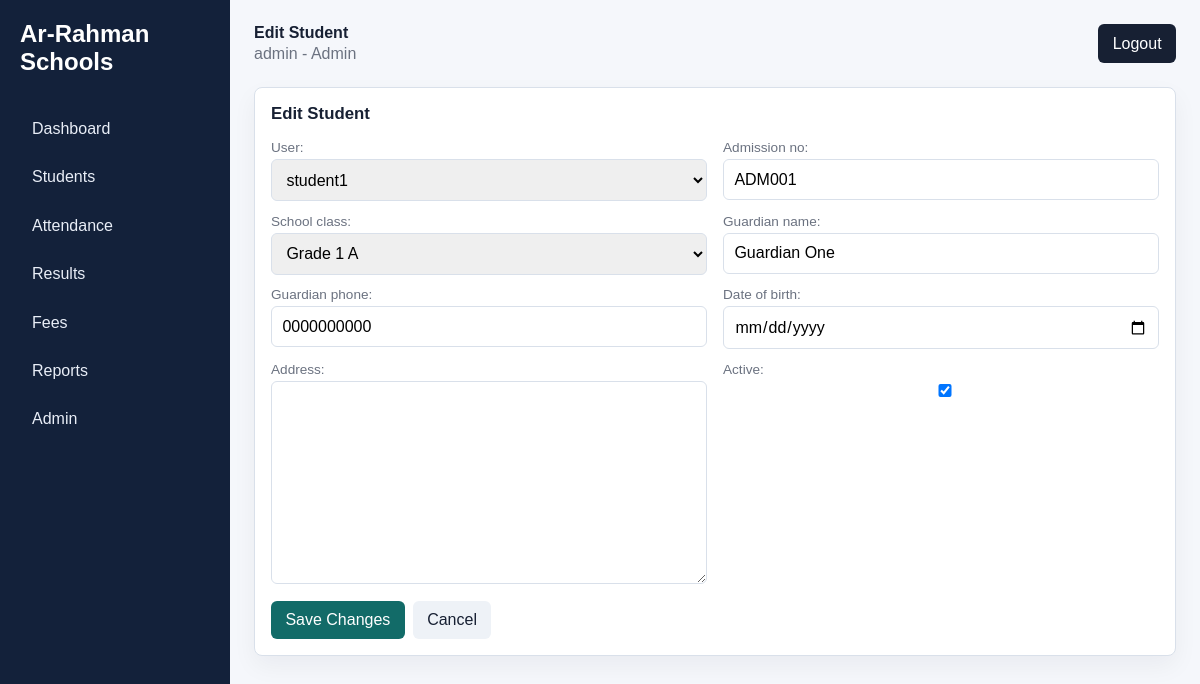
Screenshot of /students/1/edit/ (signed in) with the database file from the repository.
### accounts/models.py (models this page shows, shortened)
class User(AbstractUser):
    class Role(models.TextChoices):
        ADMIN = "ADMIN", "Admin"
        TEACHER = "TEACHER", "Teacher"
        STUDENT = "STUDENT", "Student"
    role = models.CharField(max_length=20, choices=Role.choices, default=Role.STUDENT)
    @property
    def is_admin_role(self):
        return self.role == self.Role.ADMIN or self.is_superuser
    @property
    def is_student_role(self):
        return self.role == self.Role.STUDENT

### academics/models.py (models this page shows, shortened)
class StudentProfile(models.Model):
    user = models.OneToOneField(settings.AUTH_USER_MODEL, on_delete=models.CASCADE, related_name="student_profile")
    admission_no = models.CharField(max_length=30, unique=True)
    school_class = models.ForeignKey(SchoolClass, on_delete=models.PROTECT, related_name="students")
    guardian_name = models.CharField(max_length=120)
    guardian_phone = models.CharField(max_length=30)
    date_of_birth = models.DateField(null=True, blank=True)
    address = models.TextField(blank=True)
    active = models.BooleanField(default=True)
    class Meta:
        ordering = ["school_class__name", "admission_no"]

### academics/views.py (the view)
# urls.py: path("students/<int:pk>/edit/", views.student_edit, name="student_edit"),
@login_required
def student_edit(request, pk):
    student = editable_object(request.user, StudentProfile, pk, admin_only=True)
    form = StudentProfileForm(request.POST or None, instance=student)
    if request.method == "POST" and form.is_valid():
        form.save()
        messages.success(request, "Student record updated.")
        return redirect("students")
    return render(request, "academics/record_form.html", {"form": form, "title": "Edit Student", "back_url": "students"})

### academics/forms.py
class StudentProfileForm(forms.ModelForm):
    def __init__(self, *args, **kwargs):
        super().__init__(*args, **kwargs)
        self.fields["user"].queryset = User.objects.filter(role=User.Role.STUDENT).order_by("username")
    class Meta:
        model = StudentProfile
        fields = ["user", "admission_no", "school_class", "guardian_name", "guardian_phone", "date_of_birth", "address", "active"]
        widgets = {"date_of_birth": forms.DateInput(attrs={"type": "date"})}

### academics/models.py (called while the page is built)
    def __str__(self):
        return f"{self.name} {self.section}".strip()

### academics/views.py (called while the page is built, shortened)
def role_queryset(user, queryset):
    model = queryset.model
    if user.is_superuser or user.role == User.Role.ADMIN:
        return queryset

def require_permission(allowed):
    if not allowed:
        raise PermissionDenied

def editable_object(user, model, pk, admin_only=False):
    require_permission(user.is_admin_role if admin_only else can_manage(user))
    queryset = role_queryset(user, model.objects.all())
    return get_object_or_404(queryset, pk=pk)

### templates/academics/record_form.html (shortened to what this page needs)
{% extends "base.html" %}
{% block page_title %}{{ title }}{% endblock %}
{% block content %}
<section class="panel form-panel">
  <h2>{{ title }}</h2>
  <form method="post">
    {{ form.as_p }}
    <div class="form-actions">
      <button class="primary">Save Changes</button>
      <a class="button secondary" href="{% url back_url %}">Cancel</a>
    </div>
  </form>
</section>
{% endblock %}

### templates/base.html (shortened to what this page needs)
{% load static %}
<!doctype html>
<html lang="en">
<head>
  <link rel="stylesheet" href="{% static 'css/styles.css' %}">
</head>
<body>
  <aside class="sidebar">
    <div class="brand">Ar-Rahman Schools</div>
    <nav>
      <a href="{% url 'dashboard' %}">Dashboard</a>
      <a href="{% url 'students' %}">Students</a>
      <a href="{% url 'attendance' %}">Attendance</a>
      <a href="{% url 'results' %}">Results</a>
      <a href="{% url 'fees' %}">Fees</a>
      <a href="{% url 'reports' %}">Reports</a>
      {% if user.is_admin_role %}<a href="/admin/">Admin</a>{% endif %}
    </nav>
  </aside>
  <main class="main">
    <header class="topbar">
      <div>
        <strong>{% block page_title %}Dashboard{% endblock %}</strong>
        {% if user.is_authenticated %}<span>{{ user.get_full_name|default:user.username }} - {{ user.get_role_display }}</span>{% endif %}
      </div>
      {% if user.is_authenticated %}
        <form method="post" action="{% url 'logout' %}">{% csrf_token %}<button>Logout</button></form>
      {% endif %}
    </header>
    {% block content %}{% endblock %}
  </main>
</body>
</html>

### static/css/styles.css (style rules this page uses)
:root { --bg: #f5f7fb; --panel: #ffffff; --ink: #172033; --muted: #6b7280; --line: #d9e0ea; --brand: #126b68; --brand-dark: #0d4e4c; --accent: #b7422c; }
* { box-sizing: border-box; }
body { margin: 0; min-height: 100vh; display: flex; background: var(--bg); color: var(--ink); font-family: Arial, Helvetica, sans-serif; }
a { color: inherit; text-decoration: none; }
button, input, select, textarea { font: inherit; }
button { border: 0; border-radius: 6px; background: var(--ink); color: white; padding: 0.65rem 0.9rem; cursor: pointer; }
.button { border-radius: 6px; display: inline-flex; align-items: center; justify-content: center; background: var(--ink); color: white; min-height: 2.35rem; padding: 0.65rem 0.9rem; }
.secondary { background: #eef2f7; color: var(--ink); }
.primary { background: var(--brand); }
.sidebar { width: 230px; min-height: 100vh; background: #13213a; color: white; padding: 1.25rem; position: fixed; }
.brand { font-size: 1.5rem; font-weight: 800; margin-bottom: 2rem; }
.sidebar nav { display: grid; gap: 0.4rem; }
.sidebar a { border-radius: 6px; color: #e9eef7; padding: 0.75rem; }
.main { flex: 1; margin-left: 230px; padding: 1.5rem; }
.topbar { display: flex; justify-content: space-between; align-items: center; gap: 1rem; margin-bottom: 1.5rem; }
.topbar span { color: var(--muted); display: block; margin-top: 0.2rem; }
.metrics article, .panel, .login-panel { background: var(--panel); border: 1px solid var(--line); border-radius: 8px; box-shadow: 0 10px 25px rgba(17, 24, 39, 0.05); }
.panel { margin-bottom: 1rem; overflow: hidden; padding: 1rem; }
.panel h2 { font-size: 1.05rem; margin: 0 0 1rem; }
.actions, .inline-actions, .form-actions { display: flex; align-items: center; gap: 0.5rem; flex-wrap: wrap; }
.form-actions { grid-column: 1 / -1; }
.form-panel form { display: grid; grid-template-columns: repeat(2, minmax(0, 1fr)); gap: 0.8rem 1rem; }
.form-panel p { margin: 0; }
.form-panel label { color: var(--muted); display: block; font-size: 0.85rem; margin-bottom: 0.25rem; }
.form-panel input, .form-panel select, .form-panel textarea, .login-panel input { border: 1px solid var(--line); border-radius: 6px; padding: 0.65rem; width: 100%; }
.form-panel button { align-self: end; }

### rows the page displays
User: get_full_name "admin", role "Admin"
StudentProfile: user "student1", admission_no "ADM001", school_class "Grade 1 A", guardian_name "Guardian One", guardian_phone "0000000000", active "☑"

### other values shown
{{ title }} "Edit Student"
